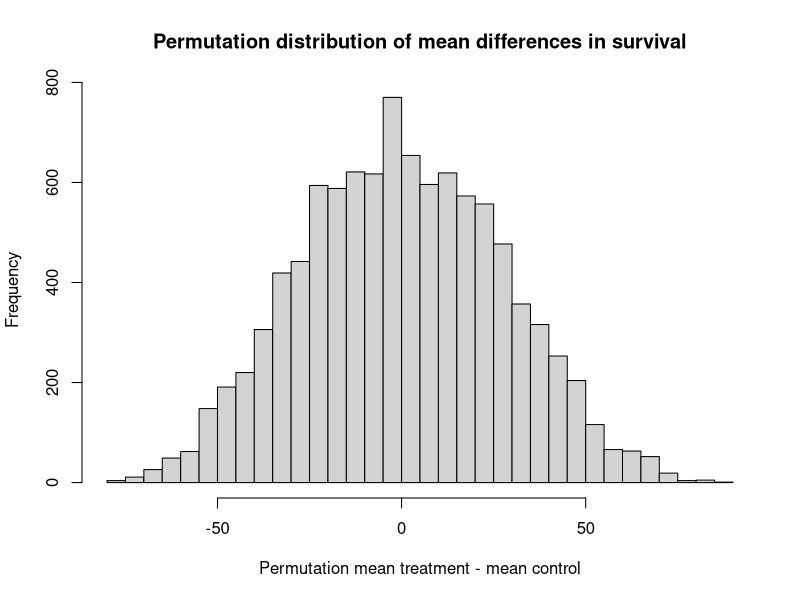

Generate this figure with R:
## ---- chunk 1
# Treatment group.
treat <- c(94, 38, 23, 197, 99, 16, 141)
# control group
control <- c(52, 10, 40, 104, 51, 27, 146, 30, 46)

# Observed difference in real world.
actual_diff <- mean(treat) - mean(control)

# Set the number of trials.
n_trials <- 10000

# An empty array to store the trials.
results <- numeric(n_trials)

# U is our universe (Step 2 above)
u <- c(treat, control)

# step 5 above.
for (i in 1:n_trials) {
    # Step 3b above.
    shuffled <- sample(u)
    # Step 3b - take the first 7 values.
    fake_treat <- shuffled[1:7]
    # Step 3b - take the remaining values.
    fake_control <- shuffled[8:16]
    # Step 4.
    mt <- mean(fake_treat)
    # Step 4.
    mc <- mean(fake_control)
    # Step 4.
    diff <- mt - mc
    # Step 4.
    results[i] <- diff
}

# Step 6
hist(results, breaks=25,
    main='Permutation distribution of mean differences in survival',
    xlab='Permutation mean treatment - mean control')

# Step 6
k <- sum(results >= actual_diff)
kk <- k / n_trials
message('Proportion permutation mean difference >= actual difference: ', kk)
